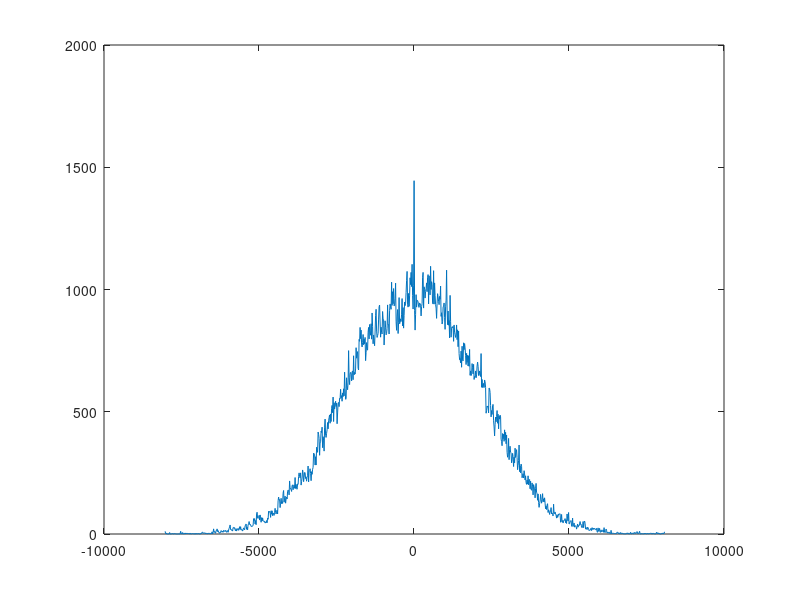
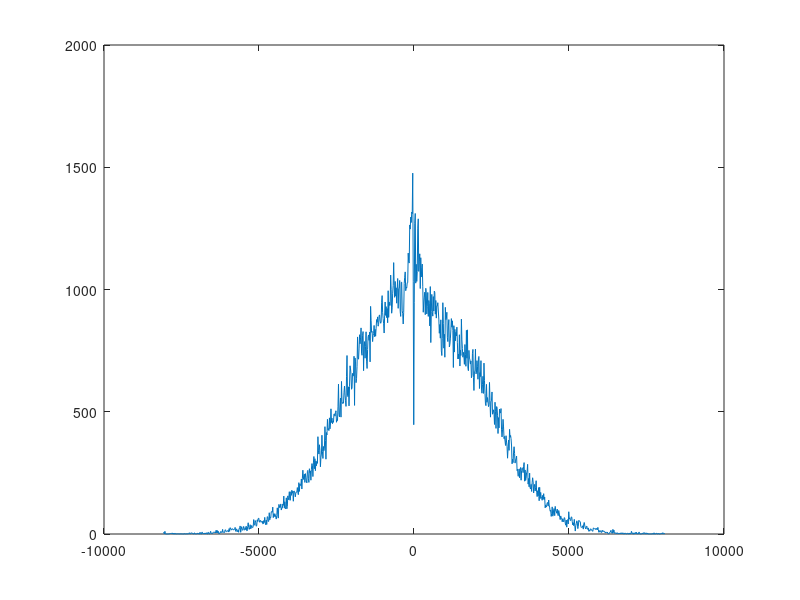

Write the MATLAB code that produced these figures, in order.

%%%%%%%%%%%%%%%%%%%%%%%%%%%%%%%%%%%%%%%%%%%%%%%%%%%%%%%%%%
%   Channel simulation for NVM 
%   1) Simulation of the Gaussian random variables using Box-Muller
%   2) Part 1 shows the feature of Gaussian distribution .
%   3) Part 2 shows the distribution using Box-Muller.
%   4) Part 3 analyse with 2 portion.
%   5) Change some format and save as .coe for ROM's initial value
%
%   Date: June 2016, Jiaying Wen, Singapore University of Technology  
%         and Design (SUTD)
%==========================================================================
% clc;
% clear all;
% N=1000000;
% Standard_10=normrnd(0,1, 1, N);
% 
% 
% %-----Test the distribution------------------------------------------------
% 
% 
%  Standard_2_35_t=normrnd(2,2, 1, N);
%  [y1 x1]=hist(Standard_2_35_t, 1000);
%  figure(1);
%  h1=plot(x1,y1);
%  hold on;
%  
%   Standard_2_35=2+(Standard_10.*2);
%  [y1 x1]=hist(Standard_2_35, 1000);
%  figure(1);
%  h1=plot(x1,y1,'r');
%  hold on;
%  
%  
%  set(gcf,'color','w');
%  grid on;
%  



%----------------2 ------------------------
% clc;
% n=1e5;                   %number of samples
% num_iter=1e3;            %number of monte carlo iterations
% 
% A=0;         %constant to be estimated
% A_hat=zeros(num_iter,1);
% sigma=1;                 %noise standard deviation
% 
% for i=1:num_iter
%     u1=rand(n,1); %~U[0,1]
%     u2=rand(n,1); %~U[0,1]
% 
%     %Box-Mueller Transform
%  %   w1=sqrt(-2*log(u1)).*cos(2*pi*u2); %~N(0,1)
%     w2=sqrt(-2*log(u1)).*sin(2*pi*u2); %~N(0,1)
% 
%     x=A+ sigma*w2; %x \in R
%    % A_hat(i)=-1/2+sqrt((x'*x)/length(x)+1/4);
% end
% 
%  [y1 x1]=hist(x, 1000);
%  figure(1);
%  h1=plot(x1,y1);
%  hold on;
% 
%  Standard_10=normrnd(0,1, 1, n);
%  Standard_2_35=A+(Standard_10.*sigma);
%  [y1 x1]=hist(Standard_2_35, 1000);
%  h1=plot(x1,y1,'r');
%  legend('0 ','0');
%  hold on;
%  
 %--------------- 3 --------------------------------

% clc;
% clear all;
% n=1024;                   %number of samples
% 
% mean =0;
% sigma=1;                 %noise standard deviation
% x=1/n:1/n:1;
% 
%     %Box-Mueller Transform
%     w1=(-2.*log(x)).^(0.5);
%     w2= cos(2* 3.14159 * x);
%     w2= sin(2* pi * x);
%     op=w1 .* w2 ;
% 
% 
% figure(1);
% h1=plot(x,w1,'k');
% hold on;
% 
% h2=plot(x,w2,'r');
% hold on;
% 
% grid on;

%--------------- 4 --------------------------------
% 
% clc;
% clear all;
% n=1024;                   %number of samples
% 
% mean =0;
% sigma=1;                 %noise standard deviation
% x=1/n:1/n:1;
% 
%     %Box-Mueller Transform
%     w1=(-2.*log(x)).^(0.5);
% %    w2= cos(2* 3.14159 * x);
%     w2= sin(2* pi * x);
%     op=w1 .* w2 ;
% 
% 
% figure(1);
% h1=plot(x,w1,'k');
% hold on;
% 
% h2=plot(x,w2,'r');
% hold on;
% 
% grid on;
%--------------- 5 modelsim data check--------------------------------
% 
clc;
clear all;

a(1,:)=textread('Data-g0-sin.txt','%d');  
%a=a./(2^11);
mean_a=mean(a)
stadand_a=std(a)
 [y1 x1]=hist(a, 1000);
 figure(1);
 h1=plot(x1,y1);
 hold on;


b(1,:)=textread('Data-g1-cos.txt','%d');    
%b=b./(2^11);
mean_b=mean(b)
stadand_b=std(b)
 [y1 x1]=hist(b, 1000);
 figure(2);
 h1=plot(x1,y1);
 hold on;




 